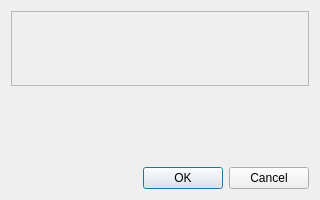
<?xml version="1.0" encoding="UTF-8"?>
<ui version="4.0">
 <class>CDbModelMappingModifyComponent</class>
 <widget class="QDialog" name="CDbModelMappingModifyComponent">
  <property name="geometry">
   <rect>
    <x>0</x>
    <y>0</y>
    <width>320</width>
    <height>200</height>
   </rect>
  </property>
  <property name="minimumSize">
   <size>
    <width>320</width>
    <height>200</height>
   </size>
  </property>
  <property name="windowTitle">
   <string>Model modify form</string>
  </property>
  <layout class="QVBoxLayout" name="verticalLayout">
   <item>
    <widget class="BlackGui::Editors::CModelMappingModifyForm" name="editor_ModelMappingModify">
     <property name="minimumSize">
      <size>
       <width>0</width>
       <height>75</height>
      </size>
     </property>
     <property name="frameShape">
      <enum>QFrame::StyledPanel</enum>
     </property>
     <property name="frameShadow">
      <enum>QFrame::Raised</enum>
     </property>
    </widget>
   </item>
   <item>
    <spacer name="vs_ModelMappingModify">
     <property name="orientation">
      <enum>Qt::Vertical</enum>
     </property>
     <property name="sizeHint" stdset="0">
      <size>
       <width>20</width>
       <height>40</height>
      </size>
     </property>
    </spacer>
   </item>
   <item>
    <widget class="QDialogButtonBox" name="bb_ModelMappingModiyForm">
     <property name="orientation">
      <enum>Qt::Horizontal</enum>
     </property>
     <property name="standardButtons">
      <set>QDialogButtonBox::Cancel|QDialogButtonBox::Ok</set>
     </property>
    </widget>
   </item>
  </layout>
 </widget>
 <customwidgets>
  <customwidget>
   <class>BlackGui::Editors::CModelMappingModifyForm</class>
   <extends>QFrame</extends>
   <header>blackgui/editors/modelmappingmodifyform.h</header>
   <container>1</container>
  </customwidget>
 </customwidgets>
 <resources/>
 <connections>
  <connection>
   <sender>bb_ModelMappingModiyForm</sender>
   <signal>accepted()</signal>
   <receiver>CDbModelMappingModifyComponent</receiver>
   <slot>accept()</slot>
   <hints>
    <hint type="sourcelabel">
     <x>248</x>
     <y>254</y>
    </hint>
    <hint type="destinationlabel">
     <x>157</x>
     <y>274</y>
    </hint>
   </hints>
  </connection>
  <connection>
   <sender>bb_ModelMappingModiyForm</sender>
   <signal>rejected()</signal>
   <receiver>CDbModelMappingModifyComponent</receiver>
   <slot>reject()</slot>
   <hints>
    <hint type="sourcelabel">
     <x>316</x>
     <y>260</y>
    </hint>
    <hint type="destinationlabel">
     <x>286</x>
     <y>274</y>
    </hint>
   </hints>
  </connection>
 </connections>
</ui>
